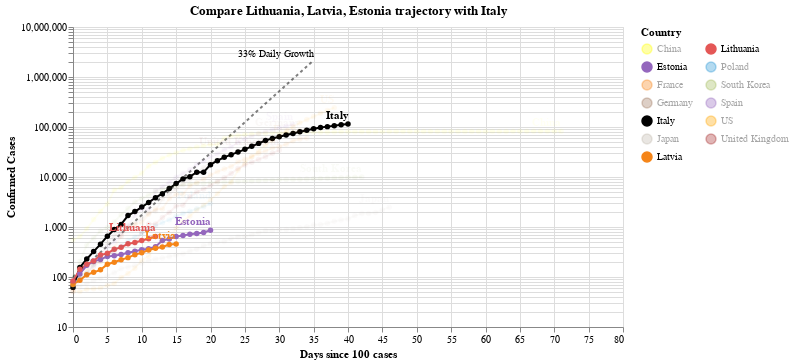

The code cell stored with this chart in its notebook:
### Code cell
#hide_input
chart3 = make_since_chart(['Lithuania', 'Latvia', 'Estonia'])
chart3

### Figure 1 — Vega-Lite specification as saved in the notebook (floating-point values rounded to 4 significant figures; data arrays with more than 128 entries replaced by an {"elided": "..."} marker saying what was removed)
{"config": {"view": {"continuousWidth": 400, "continuousHeight": 300}}, "layer": [{"mark": {"type": "line", "color": "black", "opacity": 0.5, "strokeDash": [3, 3]}, "encoding": {"x": {"type": "quantitative", "field": "Days since 100 cases"}, "y": {"type": "quantitative", "field": "Confirmed Cases"}}}, {"mark": {"type": "text", "align": "right", "dy": -6, "fontSize": 10, "text": "33% Daily Growth"}, "encoding": {"x": {"type": "quantitative", "field": "Days since 100 cases"}, "y": {"type": "quantitative", "field": "Confirmed Cases"}}, "transform": [{"filter": "(datum['Days since 100 cases'] >= 35)"}]}, {"data": {"name": "data-5325ae92dd911d83e649876d2d40ae6c"}, "mark": {"type": "line", "point": true}, "encoding": {"color": {"type": "nominal", "field": "Country", "legend": {"columns": 2}, "scale": {"domain": ["China", "Estonia", "France", "Germany", "Italy", "Japan", "Latvia", "Lithuania", "Poland", "South Korea", "Spain", "US", "United Kingdom"], "range": ["yellow", "#9467bd", "#F58518", "#9D755D", "black", "#C1B7AD", "#F58518", "#E45756", "#2495D3", "#A1BA59", "#9467bd", "orange", "brown"]}}, "opacity": {"condition": {"value": 1, "selection": "selector002"}, "value": 0.05}, "tooltip": [{"type": "nominal", "field": "Country"}, {"type": "temporal", "field": "Date"}, {"type": "quantitative", "field": "Confirmed Cases"}, {"type": "quantitative", "field": "Days since 100 cases"}], "x": {"type": "quantitative", "field": "Days since 100 cases"}, "y": {"type": "quantitative", "field": "Confirmed Cases", "scale": {"type": "log"}}}, "selection": {"selector002": {"type": "multi", "fields": ["Country"], "bind": "legend", "init": [{"Country": "Lithuania"}, {"Country": "Latvia"}, {"Country": "Estonia"}, {"Country": "Italy"}]}}, "width": 550}, {"data": {"name": "data-5325ae92dd911d83e649876d2d40ae6c"}, "mark": {"type": "text", "align": "right", "dy": -8, "fontWeight": "bold"}, "encoding": {"color": {"type": "nominal", "field": "Country", "legend": {"columns": 2}, "scale": {"domain": ["China", "Estonia", "France", "Germany", "Italy", "Japan", "Latvia", "Lithuania", "Poland", "South Korea", "Spain", "US", "United Kingdom"], "range": ["yellow", "#9467bd", "#F58518", "#9D755D", "black", "#C1B7AD", "#F58518", "#E45756", "#2495D3", "#A1BA59", "#9467bd", "orange", "brown"]}}, "opacity": {"condition": {"value": 1, "selection": "selector002"}, "value": 0.05}, "text": {"type": "nominal", "field": "Country"}, "tooltip": [{"type": "nominal", "field": "Country"}, {"type": "temporal", "field": "Date"}, {"type": "quantitative", "field": "Confirmed Cases"}, {"type": "quantitative", "field": "Days since 100 cases"}], "x": {"type": "quantitative", "field": "Days since 100 cases"}, "y": {"type": "quantitative", "field": "Confirmed Cases", "scale": {"type": "log"}}}, "transform": [{"filter": "(datum['Date'] >= 1585785600000)"}], "width": 550}], "data": {"name": "data-c1a3bbf4dd040f2e7e8e7a69520e3c2a"}, "title": "Compare Lithuania, Latvia, Estonia trajectory with Italy", "$schema": "https://vega.github.io/schema/vega-lite/v4.0.2.json", "datasets": {"data-c1a3bbf4dd040f2e7e8e7a69520e3c2a": [{"Days since 100 cases": 0, "Confirmed Cases": 100.0}, {"Days since 100 cases": 1, "Confirmed Cases": 133.0}, {"Days since 100 cases": 2, "Confirmed Cases": 176.9}, {"Days since 100 cases": 3, "Confirmed Cases": 235.3}, {"Days since 100 cases": 4, "Confirmed Cases": 312.9}, {"Days since 100 cases": 5, "Confirmed Cases": 416.2}, {"Days since 100 cases": 6, "Confirmed Cases": 553.5}, {"Days since 100 cases": 7, "Confirmed Cases": 736.1}, {"Days since 100 cases": 8, "Confirmed Cases": 979.1}, {"Days since 100 cases": 9, "Confirmed Cases": 1302.0}, {"Days since 100 cases": 10, "Confirmed Cases": 1732.0}, {"Days since 100 cases": 11, "Confirmed Cases": 2303.0}, {"Days since 100 cases": 12, "Confirmed Cases": 3064.0}, {"Days since 100 cases": 13, "Confirmed Cases": 4074.0}, {"Days since 100 cases": 14, "Confirmed Cases": 5419.0}, {"Days since 100 cases": 15, "Confirmed Cases": 7207.0}, {"Days since 100 cases": 16, "Confirmed Cases": 9586.0}, {"Days since 100 cases": 17, "Confirmed Cases": 12750.0}, {"Days since 100 cases": 18, "Confirmed Cases": 16960.0}, {"Days since 100 cases": 19, "Confirmed Cases": 22550.0}, {"Days since 100 cases": 20, "Confirmed Cases": 29990.0}, {"Days since 100 cases": 21, "Confirmed Cases": 39890.0}, {"Days since 100 cases": 22, "Confirmed Cases": 53060.0}, {"Days since 100 cases": 23, "Confirmed Cases": 70560.0}, {"Days since 100 cases": 24, "Confirmed Cases": 93850.0}, {"Days since 100 cases": 25, "Confirmed Cases": 124800.0}, {"Days since 100 cases": 26, "Confirmed Cases": 166000.0}, {"Days since 100 cases": 27, "Confirmed Cases": 220800.0}, {"Days since 100 cases": 28, "Confirmed Cases": 293700.0}, {"Days since 100 cases": 29, "Confirmed Cases": 390600.0}, {"Days since 100 cases": 30, "Confirmed Cases": 519500.0}, {"Days since 100 cases": 31, "Confirmed Cases": 690900.0}, {"Days since 100 cases": 32, "Confirmed Cases": 918900.0}, {"Days since 100 cases": 33, "Confirmed Cases": 1222000.0}, {"Days since 100 cases": 34, "Confirmed Cases": 1625000.0}, {"Days since 100 cases": 35, "Confirmed Cases": 2162000.0}], "data-5325ae92dd911d83e649876d2d40ae6c": {"elided": "446 records"}}}
